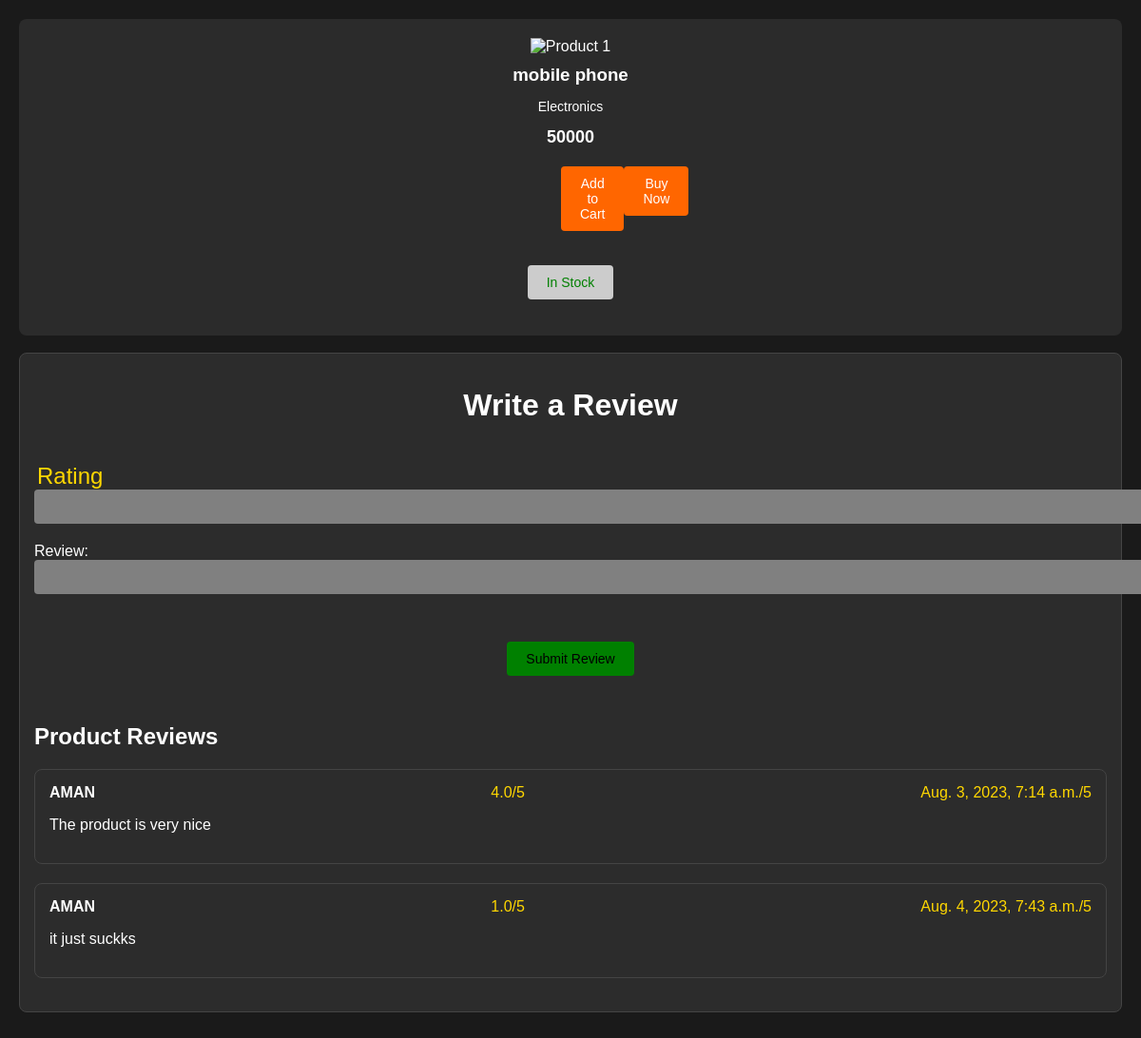
Screenshot of /info/3 (signed in) with the database file from the repository.
### base/models.py (models this page shows, shortened)
class product(models.Model):
    price = models.BigIntegerField(null=True)
    name = models.CharField(null=True, max_length=50)
    type = models.ForeignKey(category,null =True,on_delete=models.CASCADE)
    for_sale =models.PositiveIntegerField(null = True)
    created_at = models.DateTimeField(default=timezone.now)  # Add the created_at field

class category(models.Model):
    name = models.CharField( max_length=50)
    def __str__(self) -> str:
        return self.name

class review(models.Model):
    user = models.ForeignKey(User,on_delete=models.CASCADE)
    body = models.CharField(max_length=300)
    rating = models.DecimalField(max_digits=2,decimal_places=1)
    Product = models.ForeignKey(product,null=True , on_delete= models.CASCADE)
    created = models.DateTimeField(null=True,auto_now_add = True)

### base/views.py (the view)
# urls.py: path('info/<str:pk>',views.product_info,name='info'),
def product_info(request, pk):
    count = 0
    obj = product.objects.get(id=pk)  # Use the correct Product model
    review_obj = review.objects.filter(Product=obj)
    current_datetime = timezone.now()
    print(current_datetime)
    print(product.created_at, "***********************************")
    two_days_ago = current_datetime - datetime.timedelta(days=2)
    if obj.created_at >= two_days_ago:
        count = 2
    reviewed_by_user = review.objects.filter(
        Product=obj, user=request.user).exists()
    context = {'J': obj, "obj": review_obj, "count": count,
               "reviewed_by_user": reviewed_by_user}
    return render(request, 'PRODUCT-INFO.html', context)

### Templates/PRODUCT-INFO.html (shortened to what this page needs)
<!DOCTYPE html>
<html lang="en">
<head>
</head>
<body>
    <main>
        <section class="product-display">
            <div class="product-card">
                <img src="product1.jpg" alt="Product 1">
                <h3>{{J.name}}</h3>
                <p>{{J.type}}</p>
                <span class="price">{{J.price}}</span>
            <div class="button-container">
                <form action="{% url 'add_item' J.id %}" method="POST">
                    <button type="submit" class="btn">Add to Cart</button>
                </form>
                <form action="{% url 'buy_item' J.id %}" method="POST">
                    <button type="submit" class="btn">Buy Now</button>
                </form>
            </div>
                <br>
                <br>
                {% if J.for_sale == 0 %}
            <button class="out-of-sale-btn" disabled>Out of Stock</button>
            <br>
            <br>
            {% else %}
            <button class="in-sale-btn" disabled>In Stock </button>
            <br>
            <br>
            {% endif %}
            </div>
        </section>
<br>
<div class="review">
    <h1>Write a Review</h1>
    <form action="" method="post">
        <div class="form-group">
            <div class="rating-stars">
                <label for="star5">Rating</label>
                <input type="text" id="star5" name="rating" />
        </div>
        <div class="form-group">
          <div class="bat"> <label for="rating">Review:</label>
            <input type="text" id="rating" name="rating" min="1" max="50" step="0.10" required>
        </div>
            </div>
       <div class="sky"> <button class="x" type="submit">  Submit Review </button> </div>
    </form>
</div>
    <h2>Product Reviews</h2>
    {% for i in obj %}
    <div class="review">
        <div class="review-header">
            <span class="username">{{i.user.username}}</span>
            <span class="rating">{{i.rating}}/5</span>
            <span class="rating">{{i.created}}/5</span>
        </div>
        <p class="review-content">
            {{i.body}}
        </p>
    </div>
    {% endfor %}
    </main>
</body>
</html>

### Templates/PRODUCT-INFO.html (style rules this page uses)
.product-card .button-container { display: flex; padding-left:550px; text-align: center; justify-content:space-between; padding-right:520px; margin-top: 10px; }
body { background-color: #1a1a1a; color: #ffffff; font-family: Arial, sans-serif; margin: 0; padding: 0; }
main { padding: 20px; }
.product-card { background-color: #2b2b2b; padding: 20px; border-radius: 8px; text-align: center; }
.product-card img { max-width: 100%; height: auto; }
.product-card h3 { margin-top: 10px; margin-bottom: 5px; }
.product-card p { font-size: 14px; }
.product-card .price { font-size: 18px; font-weight: bold; }
.product-card .btn { background-color: #ff6600; color: #ffffff; border: none; padding: 10px 20px; border-radius: 4px; cursor: pointer; margin-top: 10px; }
.review .review-header { display: flex; justify-content: space-between; align-items: center; margin-bottom: 10px; }
.review .username { font-weight: bold; }
input { background-color: #444444; font-size: 20px; border-radius: 10px; margin-bottom: 20px; }
.in-sale-btn { background-color: #ccc; color: green; border: none; padding: 10px 20px; border-radius: 4px; cursor: not-allowed; }
.review { max-width: 2000px; margin: 0 auto; */ align-content: center; margin-bottom: 20px; border: 1px solid #444444; border-radius: 8px; padding: 15px; background-color: #2c2c2c; }
h1 { text-align: center; }
form { display: flex; flex-direction: column; }
.form-group { margin-bottom: 20px; }
input[type="text"], input[type="number"], button { padding: 10px 20px; background-color: grey; border: none; border-radius: 4px; cursor: pointer; font-size: 14px; text-align: center; }
button[type="submit"] { text-align: center; }
.sky { display: flex; justify-content: center; align-items: center; padding: 10px 20px; color:green; border: none; padding: 10px 20px; border-radius: 4px; text-align: center; line-height: 30px; }
.x { background-color: green; }
input[type="text"] { padding: 10px 500px; }
.rating { color: gold; }
.rating-stars { display: inline-block; }
.rating-stars label { font-size: 24px; padding: 3px; color: #ffd700; cursor: pointer; }

### rows the page displays
product: name "mobile phone", type "Electronics", price "50000"
review: user.username "AMAN", rating "4.0", created "Aug. 3, 2023, 7:14 a.m.", body "The product is very nice"
review: user.username "AMAN", rating "1.0", created "Aug. 4, 2023, 7:43 a.m.", body "it just suckks"
